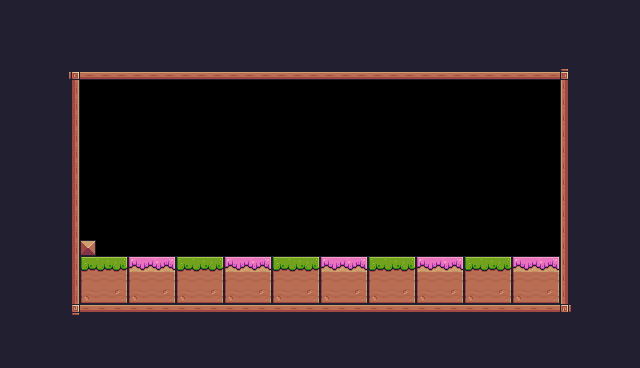

Below is a game level as drawn by its tile map, then a one-line description and the .tmx file that defines it, in full:
An orthogonal 40x23 tile map with 16x16 px tiles, 1 tile layer (BackGround).

<map version="1.10" tiledversion="1.11.0" orientation="orthogonal" renderorder="right-down" width="40" height="23" tilewidth="16" tileheight="16" infinite="0" nextlayerid="2" nextobjectid="1">
 <tileset firstgid="1" source="Pixel Adventure.tsx" />
 <layer id="1" name="BackGround" width="40" height="23">
  <data encoding="csv">
24,24,24,24,24,24,24,24,24,24,24,24,24,24,24,24,24,24,24,24,24,24,24,24,24,24,24,24,24,24,24,24,24,24,24,24,24,24,24,24,
24,24,24,24,24,24,24,24,24,24,24,24,24,24,24,24,24,24,24,24,24,24,24,24,24,24,24,24,24,24,24,24,24,24,24,24,24,24,24,24,
24,24,24,24,24,24,24,24,24,24,24,24,24,24,24,24,24,24,24,24,24,24,24,24,24,24,24,24,24,24,24,24,24,24,24,24,24,24,24,24,
24,24,24,24,24,24,24,24,24,24,24,24,24,24,24,24,24,24,24,24,24,24,24,24,24,24,24,24,24,24,24,24,24,24,24,24,24,24,24,24,
24,24,24,24,92,134,134,134,134,134,134,134,134,134,134,134,134,134,134,134,134,134,134,134,134,134,134,134,134,134,134,134,134,134,134,93,24,24,24,24,
24,24,24,24,113,0,0,0,0,0,0,0,0,0,0,0,0,0,0,0,0,0,0,0,0,0,0,0,0,0,0,0,0,0,0,111,24,24,24,24,
24,24,24,24,113,0,0,0,0,0,0,0,0,0,0,0,0,0,0,0,0,0,0,0,0,0,0,0,0,0,0,0,0,0,0,111,24,24,24,24,
24,24,24,112,113,0,0,0,0,0,0,0,0,0,0,0,0,0,0,0,0,0,0,0,0,0,0,0,0,0,0,0,0,0,0,111,24,24,24,24,
24,24,24,112,113,0,0,0,0,0,0,0,0,0,0,0,0,0,0,0,0,0,0,0,0,0,0,0,0,0,0,0,0,0,0,111,24,24,24,24,
24,24,24,112,113,0,0,0,0,0,0,0,0,0,0,0,0,0,0,0,0,0,0,0,0,0,0,0,0,0,0,0,0,0,0,111,24,24,24,24,
24,24,24,24,113,0,0,0,0,0,0,0,0,0,0,0,0,0,0,0,0,0,0,0,0,0,0,0,0,0,0,0,0,0,0,111,24,24,24,24,
24,24,24,24,113,0,0,0,0,0,0,0,0,0,0,0,0,0,0,0,0,0,0,0,0,0,0,0,0,0,0,0,0,0,0,111,24,24,24,24,
24,24,24,24,113,0,0,0,0,0,0,0,0,0,0,0,0,0,0,0,0,0,0,0,0,0,0,0,0,0,0,0,0,0,0,111,24,24,24,24,
24,24,24,24,113,0,0,0,0,0,0,0,0,0,0,0,0,0,0,0,0,0,0,0,0,0,0,0,0,0,0,0,0,0,0,111,24,24,24,24,
24,24,24,24,113,0,0,0,0,0,0,0,0,0,0,0,0,0,0,0,0,0,0,0,0,0,0,0,0,0,0,0,0,0,0,111,24,24,24,24,
24,24,24,24,113,35,0,0,0,0,0,0,0,0,0,0,0,0,0,0,0,0,0,0,0,0,0,0,0,0,0,0,0,0,0,111,24,24,24,24,
24,24,24,24,113,7,8,9,183,184,185,7,8,9,183,184,185,7,8,9,183,184,185,7,8,9,183,184,185,7,8,9,183,184,185,111,24,24,24,24,
24,24,24,24,113,29,30,31,29,30,31,29,30,31,29,30,31,29,30,31,29,30,31,29,30,31,29,30,31,29,30,31,29,30,31,111,24,24,24,24,
24,24,24,24,113,51,52,53,51,52,53,51,52,53,51,52,53,51,52,53,51,52,53,51,52,53,51,52,53,51,52,53,51,52,53,111,24,24,24,24,
24,24,24,24,114,90,90,90,90,90,90,90,90,90,90,90,90,90,90,90,90,90,90,90,90,90,90,90,90,90,90,90,90,90,90,115,24,24,24,24,
24,24,24,24,24,24,24,24,24,24,24,24,24,24,24,24,24,24,24,24,24,24,24,24,24,24,24,24,24,24,24,24,24,24,24,24,24,24,24,24,
24,24,24,24,24,24,24,24,24,24,24,24,24,24,24,24,24,24,24,24,24,24,24,24,24,24,24,24,24,24,24,24,24,24,24,24,24,24,24,24,
24,24,24,24,24,24,24,24,24,24,24,24,24,24,24,24,24,24,24,24,24,24,24,24,24,24,24,24,24,24,24,24,24,24,24,24,24,24,24,24
</data>
 </layer>
</map>
